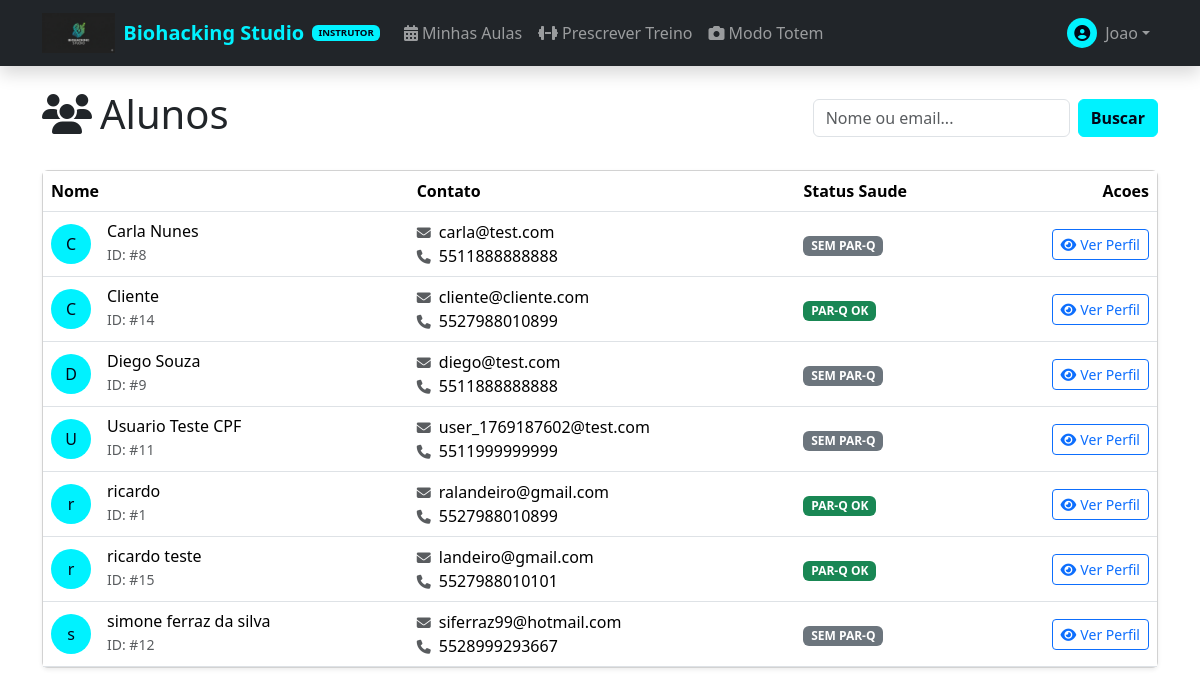
The page /instructor/students (signed in) on the database its author committed.
### app/models/user.py (models this page shows, shortened)
class User(UserMixin, db.Model):
    __tablename__ = 'users'
    id = db.Column(db.Integer, primary_key=True)
    name = db.Column(db.String(100), nullable=False)
    email = db.Column(db.String(120), unique=True, nullable=False)
    phone = db.Column(db.String(20), nullable=False)
    password_hash = db.Column(db.String(256), nullable=False)
    cpf = db.Column(db.String(14), nullable=True)  # Formato: 123.456.789-00
    gender = db.Column(db.Enum(Gender), nullable=True)
    role = db.Column(db.String(20), default='student')
    xp = db.Column(db.Integer, default=0)  # XP total historico (para ranking)
    level = db.Column(db.Integer, default=1)
    xp_available = db.Column(db.Integer, default=0)  # XP disponivel para conversao (janela 3 meses)
    credits_balance = db.Column(db.Integer, default=0)  # Total de creditos ativos (wallets)
    face_encoding = db.Column(db.LargeBinary, nullable=True)
    face_encoding_version = db.Column(db.String(10), default='v1')
    face_registered_at = db.Column(db.DateTime, nullable=True)
    face_last_recognized = db.Column(db.DateTime, nullable=True)
    face_confidence_threshold = db.Column(db.Float, default=0.6)
    photo_url = db.Column(db.String(255))
    referral_code = db.Column(db.String(12), unique=True, nullable=True)
    professional_type = db.Column(db.Enum(ProfessionalType), nullable=True)
    base_commission_rate = db.Column(db.Numeric(5, 2), nullable=True)
    is_active = db.Column(db.Boolean, default=True)
    created_at = db.Column(db.DateTime, default=datetime.utcnow)
    updated_at = db.Column(db.DateTime, default=datetime.utcnow, onupdate=datetime.utcnow)
    last_login = db.Column(db.DateTime)
    @property
    def is_admin(self):
        return self.role == 'admin'
    @property
    def is_student(self):
        return self.role == 'student'
    @property
    def is_instructor(self):
        return self.role == 'instructor'
    def get_screening_status(self, screening_type):
        from app.models.health import HealthScreening, ScreeningStatus
        latest = HealthScreening.query.filter_by(
            user_id=self.id,
            screening_type=screening_type
        ).order_by(HealthScreening.created_at.desc()).first()
        if not latest:
            return None
        if latest.expires_at < datetime.utcnow():
            return ScreeningStatus.EXPIRADO
        return latest.status

### app/routes/instructor.py (the view)
@instructor_bp.route('/students')
@login_required
@instructor_required
def list_students():
    search = request.args.get('search', '')
    if search:
        students = User.query.filter(
            User.role == 'student',
            User.is_active == True,
            (User.name.ilike(f'%{search}%')) | (User.email.ilike(f'%{search}%'))
        ).order_by(User.name).all()
    else:
        students = User.query.filter_by(role='student', is_active=True).order_by(User.name).limit(50).all()
    return render_template('instructor/students/list.html', students=students, search=search)

### app/models/notification.py (called while the page is built)
    @classmethod
    def get_unread_count(cls, user_id):
        return cls.query.filter_by(user_id=user_id, is_read=False).count()

### app/routes/instructor.py (called while the page is built)
def instructor_required(f):
    from functools import wraps
    @wraps(f)
    def decorated_function(*args, **kwargs):
        if not current_user.is_authenticated:
            abort(403)
        is_staff = current_user.role in ('instructor', 'admin') or \
                   (hasattr(current_user, 'professional_type') and current_user.professional_type is not None)
        if not is_staff:
            abort(403)
        return f(*args, **kwargs)
    return decorated_function

### app/templates/instructor/students/list.html (shortened to what this page needs)
{% extends "base.html" %}
{% block content %}
<div class="container py-4">
    <div class="d-flex justify-content-between align-items-center mb-4">
        <h1><i class="fas fa-users me-2"></i>Alunos</h1>
        <form class="d-flex" action="{{ url_for('instructor.list_students') }}" method="GET">
            <input class="form-control me-2" type="search" name="search" placeholder="Nome ou email..."
                value="{{ search }}">
            <button class="btn btn-primary" type="submit">Buscar</button>
        </form>
    </div>
    <div class="card shadow-sm">
        <div class="table-responsive">
            <table class="table table-hover align-middle mb-0">
                <thead class="bg-light">
                    <tr>
                        <th>Nome</th>
                        <th>Contato</th>
                        <th>Status Saude</th>
                        <th class="text-end">Acoes</th>
                    </tr>
                </thead>
                <tbody>
                    {% for student in students %}
                    <tr>
                        <td>
                            <div class="d-flex align-items-center">
                                <div class="avatar-sm bg-primary text-white rounded-circle d-flex align-items-center justify-content-center me-3"
                                    style="width: 40px; height: 40px;">
                                    {{ student.name[:1] }}
                                </div>
                                <div>
                                    <h6 class="mb-0">{{ student.name }}</h6>
                                    <small class="text-muted">ID: #{{ student.id }}</small>
                                </div>
                            </div>
                        </td>
                        <td>
                            <div><i class="fas fa-envelope me-1 small text-muted"></i> {{ student.email }}</div>
                            {% if student.phone %}
                            <div><i class="fas fa-phone me-1 small text-muted"></i> {{ student.phone }}</div>
                            {% endif %}
                        </td>
                        <td>
                            {% set parq = student.get_screening_status('PARQ') %}
                            {% if parq %}
                            {% if parq.name == 'APTO' %}
                            <span class="badge bg-success">PAR-Q OK</span>
                            {% elif parq.name == 'PENDENTE_MEDICO' %}
                            <span class="badge bg-warning text-dark">PAR-Q PENDENTE</span>
                            {% else %}
                            <span class="badge bg-danger">PAR-Q BLOQUEADO</span>
                            {% endif %}
                            {% else %}
                            <span class="badge bg-secondary">SEM PAR-Q</span>
                            {% endif %}
                        </td>
                        <td class="text-end">
                            <a href="{{ url_for('instructor.student_detail', id=student.id) }}"
                                class="btn btn-sm btn-outline-primary">
                                <i class="fas fa-eye me-1"></i>Ver Perfil
                            </a>
                        </td>
                    </tr>
                    {% endfor %}
                </tbody>
            </table>
        </div>
    </div>
</div>
{% endblock %}

### app/templates/includes/navbar.html (shortened to what this page needs)
<nav class="navbar navbar-expand-lg navbar-dark bg-dark sticky-top shadow">
    <div class="container">
        <a class="navbar-brand d-flex align-items-center" href="{{ url_for('marketing.index') }}">
            <img src="{{ url_for('static', filename='img/logo.png') }}" alt="Biohacking Studio" height="40"
                 class="d-inline-block align-text-top me-2" onerror="this.style.display='none';">
            <span class="fw-bold text-primary">Biohacking Studio</span>
            {% if current_user.is_authenticated %}
            {% if current_user.is_admin %}
            <span class="badge bg-danger ms-2" style="font-size: 0.6rem;">ADMIN</span>
            {% elif current_user.is_instructor %}
            <span class="badge bg-primary ms-2" style="font-size: 0.6rem;">INSTRUTOR</span>
            {% endif %}
            {% endif %}
        </a>
        <div class="collapse navbar-collapse" id="mainNavbar">
            <ul class="navbar-nav me-auto">
                {% if current_user.is_authenticated %}
                {% if current_user.is_admin %}
                <li class="nav-item">
                    <a class="nav-link {% if request.endpoint and 'admin.dashboard' in request.endpoint %}active{% endif %}"
                        href="{{ url_for('admin.dashboard') }}">Painel Admin</a>
                </li>
                {% elif current_user.is_instructor %}
                <li class="nav-item">
                    <a class="nav-link {% if request.endpoint and 'instructor.dashboard' in request.endpoint %}active{% endif %}"
                        href="{{ url_for('instructor.dashboard') }}"><i class="fas fa-calendar-alt me-1"></i>Minhas
                        Aulas</a>
                </li>
                <li class="nav-item">
                    <a class="nav-link {% if request.endpoint and 'training' in request.endpoint %}active{% endif %}"
                        href="{{ url_for('instructor.training_list') }}"><i class="fas fa-dumbbell me-1"></i>Prescrever
                        Treino</a>
                </li>
                <li class="nav-item">
                    <a class="nav-link {% if request.endpoint and 'totem' in request.endpoint %}active{% endif %}"
                        href="{{ url_for('instructor.totem_view') }}"><i class="fas fa-camera me-1"></i>Modo Totem</a>
                </li>
                {% endif %}
                {% else %}
                <li class="nav-item">
                    <a class="nav-link {% if request.endpoint and 'shop' in request.endpoint %}active{% endif %}"
                        href="{{ url_for('shop.packages') }}">Planos e Preços</a>
                </li>
                {% endif %}
            </ul>
            <div class="navbar-nav align-items-center">
                {% if current_user.is_authenticated %}
                <div class="nav-item dropdown">
                    <a class="nav-link dropdown-toggle d-flex align-items-center" href="#" id="userDropdown"
                        role="button" data-bs-toggle="dropdown">
                        <div class="avatar-xs me-2 bg-primary rounded-circle d-flex align-items-center justify-content-center text-white"
                            style="width: 30px; height: 30px;">
                            <i class="fas fa-user-circle"></i>
                        </div>
                        <span>{{ current_user.name.split()[0] }}</span>
                    </a>
                </div>
                {% else %}
                <a class="nav-link me-2" href="{{ url_for('auth.login') }}">Entrar</a>
                <a class="btn btn-primary btn-sm px-3 rounded-pill" href="{{ url_for('auth.register') }}">Começar
                    Agora</a>
                {% endif %}
            </div>
        </div>
    </div>
</nav>

### app/static/css/studio_internal.css (style rules this page uses)
:root { --accent: #00f2ff; --accent-glow: rgba(0, 242, 255, 0.5); }

### app/templates/base.html (style rules this page uses)
:root { --primary-color: #00f2ff; --accent: #00f2ff; --secondary-color: #0f172a; --text-dark: #020617; }
body { min-height: 100vh; display: flex; flex-direction: column; }
.btn-primary { background-color: var(--primary-color); border-color: var(--primary-color); color: var(--text-dark) !important; font-weight: 600; }
.text-primary { color: var(--primary-color) !important; }
.bg-primary { background-color: var(--primary-color) !important; color: var(--text-dark) !important; }

### rows shown on the page
User: name "Joao"
User: name "C", name "Carla Nunes", id "8", email "carla@test.com", phone "5511888888888", shows "SEM PAR-Q"
User: name "C", name "Cliente", id "14", email "cliente@cliente.com", phone "5527988010899", shows "PAR-Q OK"
User: name "D", name "Diego Souza", id "9", email "diego@test.com", phone "5511888888888", shows "SEM PAR-Q"
User: name "U", name "Usuario Teste CPF", id "11", email "user_1769187602@test.com", phone "5511999999999", shows "SEM PAR-Q"
User: name "r", name "ricardo", id "1", email "ralandeiro@gmail.com", phone "5527988010899", shows "PAR-Q OK"
User: name "r", name "ricardo teste", id "15", email "landeiro@gmail.com", phone "5527988010101", shows "PAR-Q OK"
User: name "s", name "simone ferraz da silva", id "12", email "siferraz99@hotmail.com", phone "5528999293667", shows "SEM PAR-Q"
